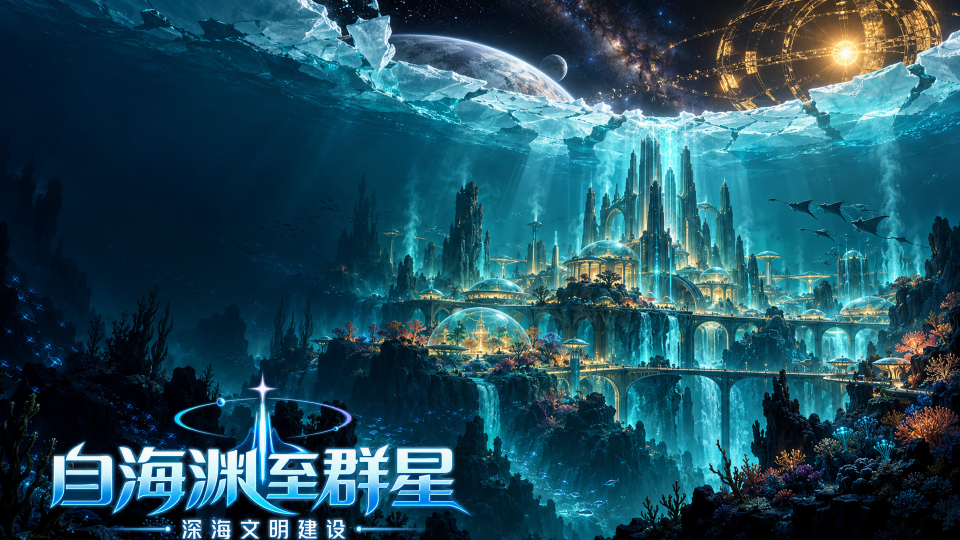
#> input picture assets/store/2026-relaunch/TapTap-上架物料/02-宣传图-16比9-1920x1080.jpg, 1920 x 1080 px, given in place of 19-pc-logo-1280x720-v4.png, which was not available (shown at 1/2 size)
$ python compose-with-logo-v4.py
#> lines starting #> are read from the running program, lines starting #| are printed output that depends on the picture; pictures that were not available may be replaced by others from this repository, and a replacement may not be noted
from pathlib import Path
from PIL import Image
ROOT=Path(__file__).resolve().parent
SOURCE=ROOT/'source'
LOGO=Image.open(ROOT/'19-pc-logo-1280x720-v4.png').convert('RGBA')
LAND=Image.open(SOURCE/'key-visual-16x9-no-text.png').convert('RGB')
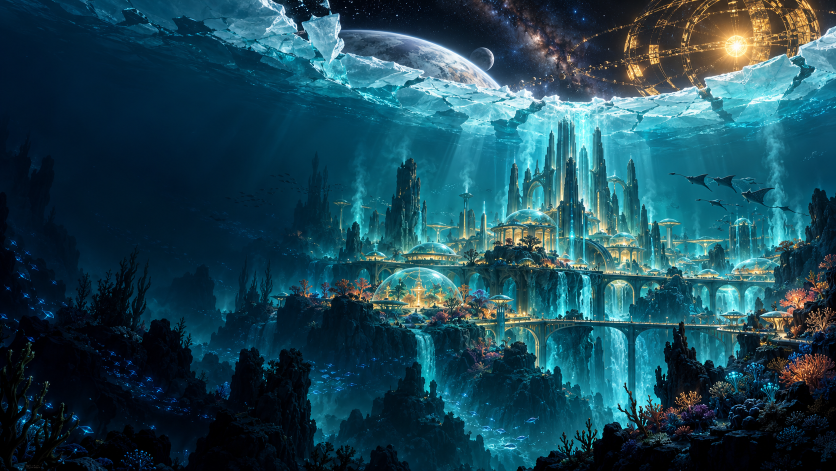
#> input picture assets/store/2026-relaunch/source/key-visual-16x9-no-text.png, 1672 x 941 px (shown at 1/2 size)
#> LAND is the input picture: PIL image 1672x941 RGB; mean R, G, B 28.7, 71.5, 85
PORT=Image.open(SOURCE/'key-visual-portrait-no-text.png').convert('RGB')
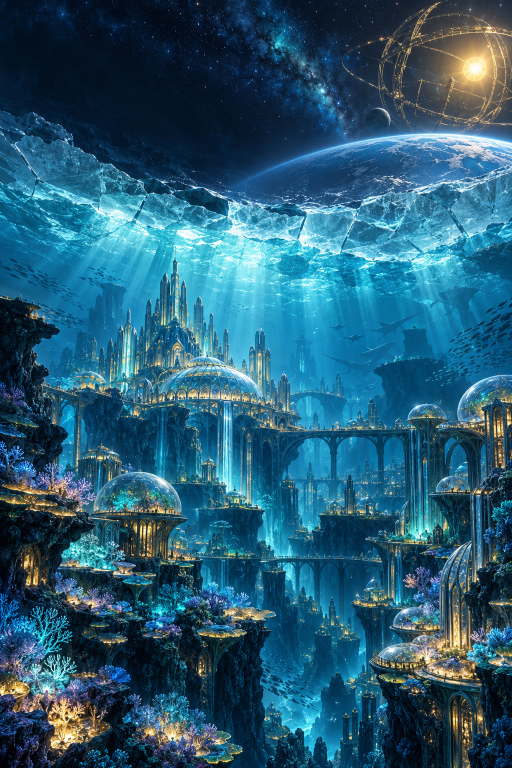
#> input picture assets/store/2026-relaunch/source/key-visual-portrait-no-text.png, 1024 x 1536 px (shown at 1/2 size)
#> PORT is the input picture: PIL image 1024x1536 RGB; mean R, G, B 39.7, 91.7, 115.7
def cover(im,size,anchor=(.5,.5)):
#> called with size = (1920, 1080), anchor = (0.5, 0.5)
    tw,th=size; sw,sh=im.size; scale=max(tw/sw,th/sh); nw,nh=round(sw*scale),round(sh*scale)
#> after `sw, sh = im.size`: sw = 1672; sh = 941
#> after `scale = max(tw / sw, th / sh)`: scale = 1.15
#> after `nw, nh = (round(sw * scale), round(sh * scale))`: nw = 1920; nh = 1081
    im=im.resize((nw,nh),Image.Resampling.LANCZOS)
    left=max(0,min(round((nw-tw)*anchor[0]),nw-tw)); top=max(0,min(round((nh-th)*anchor[1]),nh-th))
#> after `left = max(0, min(round((nw - tw) * anchor[0]), nw - tw))`: left = 0
#> after `top = max(0, min(round((nh - th) * anchor[1]), nh - th))`: top = 0
    return im.crop((left,top,left+tw,top+th)).convert('RGBA')
def comp(base,width,xy):
#> called with width = 960, xy = (45, 650)
    logo=LOGO.resize((width,round(LOGO.height*width/LOGO.width)),Image.Resampling.LANCZOS)
    base.alpha_composite(logo,xy); return base.convert('RGB')
def save(name,im,q=91): im.save(ROOT/name,quality=q,optimize=True,progressive=True,subsampling=0)
save('20-promo-1920x1080-logo-v4.jpg',comp(cover(LAND,(1920,1080)),960,(45,650)))
save('21-promo-square-1440-logo-v4.jpg',comp(cover(LAND,(1440,1440),(.56,.5)),1180,(130,950)),90)
#> call 2 of cover, with size = (1440, 1440), anchor = (0.56, 0.5)
#> in cover (call 2), `return im.crop((left,top,left+tw,top+th)).convert('RGBA')`:
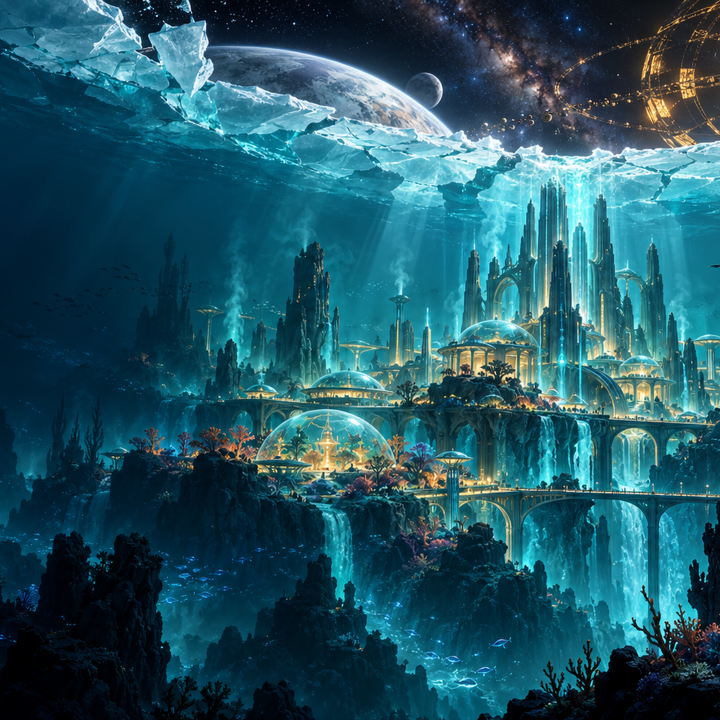
#> returned value: PIL image 1440x1440 RGBA (shown at 1/2 size); mean R, G, B, A 33.4, 85.6, 99.9, 255
save('22-pc-cover-460x215-logo-v4.jpg',comp(cover(LAND,(460,215),(.5,.58)),420,(20,24)),92)
#> call 3 of cover, with size = (460, 215), anchor = (0.5, 0.58)
#> in cover (call 3), `return im.crop((left,top,left+tw,top+th)).convert('RGBA')`:
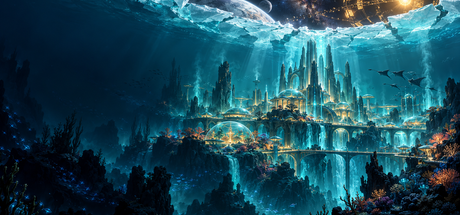
#> returned value: PIL image 460x215 RGBA; mean R, G, B, A 28.5, 76, 90.5, 255
#> call 3 of comp, with width = 420, xy = (20, 24)
#> in comp (call 3), `base.alpha_composite(logo, xy)`:
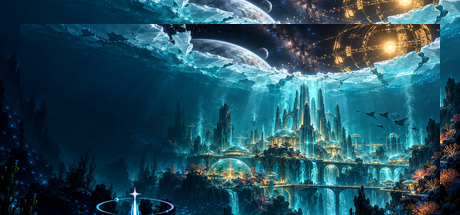
#> base: PIL image 460x215 RGBA; mean R, G, B, A 35.8, 78.8, 92.8, 255
save('23-pc-cover-600x900-logo-v4.jpg',comp(cover(PORT,(600,900)),500,(50,665)))
#> call 4 of comp, with width = 500, xy = (50, 665)
#> in comp (call 4), `logo=LOGO.resize((width,round(LOGO.height*width/LOGO.width)),Image.Res..`:
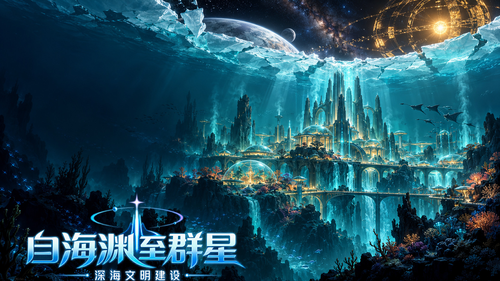
#> logo: PIL image 500x281 RGBA; mean R, G, B, A 33.9, 78.7, 93.5, 255
#> in comp (call 4), `base.alpha_composite(logo, xy)`:
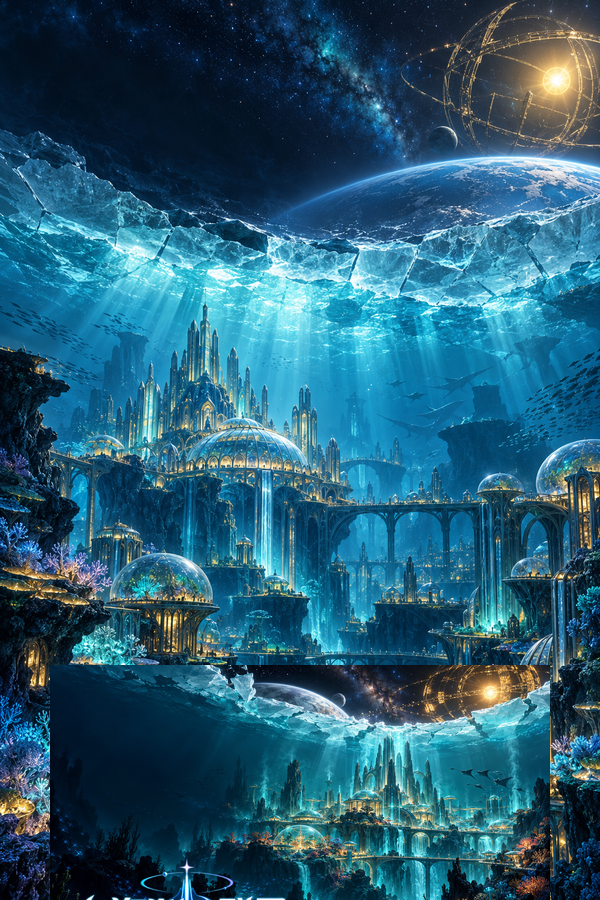
#> base: PIL image 600x900 RGBA; mean R, G, B, A 39.1, 92.4, 115.5, 255
for n in ('20-promo-1920x1080-logo-v4.jpg','21-promo-square-1440-logo-v4.jpg','22-pc-cover-460x215-logo-v4.jpg','23-pc-cover-600x900-logo-v4.jpg'):
 p=ROOT/n; im=Image.open(p); print(f'{n}\t{im.width}x{im.height}\t{p.stat().st_size} bytes')
#> (the run stopped early here; a loop or call above may not have finished)
